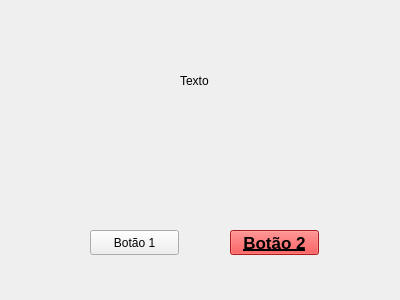
<?xml version="1.0" encoding="UTF-8"?>
<ui version="4.0">
 <class>Form</class>
 <widget class="QWidget" name="Form">
  <property name="geometry">
   <rect>
    <x>0</x>
    <y>0</y>
    <width>400</width>
    <height>300</height>
   </rect>
  </property>
  <property name="windowTitle">
   <string>Form</string>
  </property>
  <widget class="QPushButton" name="btnBotao1">
   <property name="geometry">
    <rect>
     <x>90</x>
     <y>230</y>
     <width>89</width>
     <height>25</height>
    </rect>
   </property>
   <property name="text">
    <string>Botão 1</string>
   </property>
  </widget>
  <widget class="QLabel" name="lblTexto">
   <property name="geometry">
    <rect>
     <x>180</x>
     <y>70</y>
     <width>71</width>
     <height>21</height>
    </rect>
   </property>
   <property name="text">
    <string>Texto</string>
   </property>
  </widget>
  <widget class="QPushButton" name="btnBotao2">
   <property name="geometry">
    <rect>
     <x>230</x>
     <y>230</y>
     <width>89</width>
     <height>25</height>
    </rect>
   </property>
   <property name="font">
    <font>
     <pointsize>13</pointsize>
     <weight>75</weight>
     <bold>true</bold>
     <underline>true</underline>
    </font>
   </property>
   <property name="cursor">
    <cursorShape>PointingHandCursor</cursorShape>
   </property>
   <property name="styleSheet">
    <string notr="true">background-color: rgb(239, 41, 41);</string>
   </property>
   <property name="text">
    <string>Botão 2</string>
   </property>
  </widget>
 </widget>
 <resources/>
 <connections/>
</ui>
